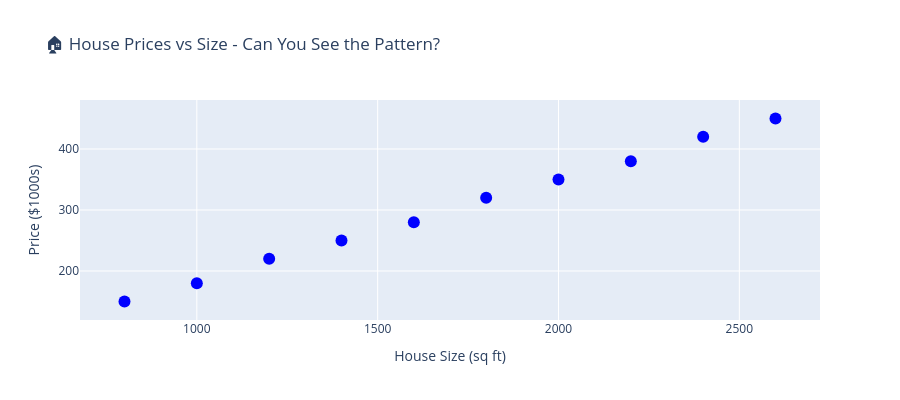

The notebook cell this image was saved under:
### Markdown cell above
Les visualisations nous aident à mieux comprendre les données. Traçons les prix en fonction des surfaces : cela nous permettra peut-être de voir une tendance.

### Code cell
# Note pédagogique : le nuage de points montre visuellement la tendance avant d'ajuster le moindre modèle.

plot_house_data_scatter(house_sizes, house_prices)

### Figure 1 — Plotly figure (JSON) as saved in the notebook; plotly's stock layout.template omitted (floating-point values rounded to 4 significant figures)
{"data": [{"hovertemplate": "Size: %{x:,} sq ft<br>Price: $%{y}k<extra></extra>", "marker": {"color": "blue", "size": 12}, "mode": "markers", "name": "House Sales", "type": "scatter", "x": [800, 1000, 1200, 1400, 1600, 1800, 2000, 2200, 2400, 2600], "y": [150, 180, 220, 250, 280, 320, 350, 380, 420, 450]}], "layout": {"height": 400, "showlegend": false, "title": {"text": "🏠 House Prices vs Size - Can You See the Pattern?"}, "xaxis": {"title": {"text": "House Size (sq ft)"}}, "yaxis": {"title": {"text": "Price ($1000s)"}}}}
